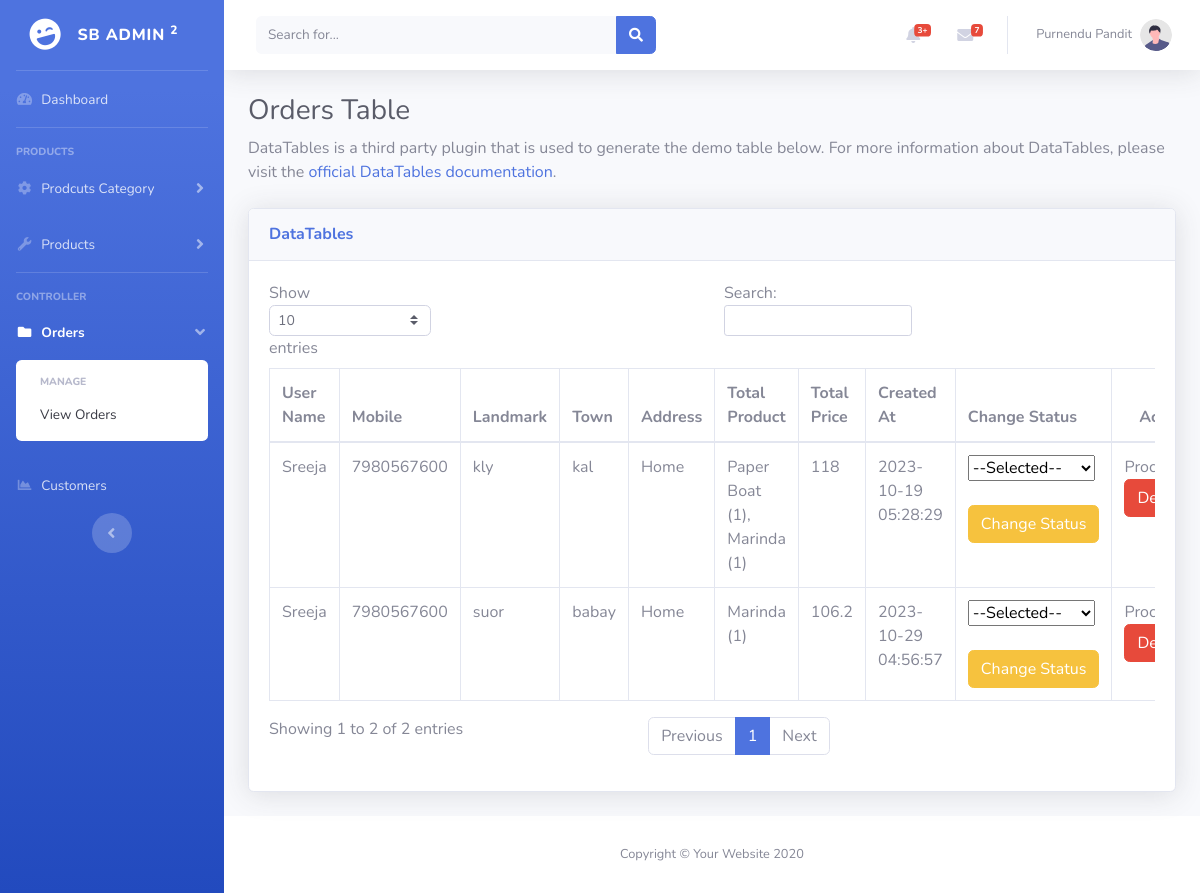
The app's page /admin/order-page.php (signed in) with its own data.
### tables this page shows
CREATE TABLE `orders` (
  `o_id` int(11) NOT NULL,
  `uid` int(11) NOT NULL,
  `u_name` varchar(255) NOT NULL,
  `mobile` varchar(255) NOT NULL,
  `landmark` varchar(255) NOT NULL,
  `town` varchar(255) NOT NULL,
  `address` varchar(255) NOT NULL,
  `t_product` varchar(255) NOT NULL,
  `t_price` varchar(255) NOT NULL,
  `status` varchar(11) NOT NULL DEFAULT '1',
  `created_at` timestamp NOT NULL DEFAULT current_timestamp()
);

### admin/order-page.php (the view, shortened to what this page needs)
<?php include_once 'layouts/head.php'; ?>
<body id="page-top">
    <div id="wrapper">
        <?php include_once 'layouts/side_bar.php'; ?>
        <div id="content-wrapper" class="d-flex flex-column">
            <div id="content">
                <?php include_once 'layouts/top_menu.php'; ?>
                <div class="container-fluid">
                    <h1 class="h3 mb-2 text-gray-800">Orders Table</h1>
                    <p class="mb-4">DataTables is a third party plugin that is used to generate the demo table below.
                        For more information about DataTables, please visit the <a target="_blank"
                            href="https://datatables.net">official DataTables documentation</a>.</p>
                    <div class="card shadow mb-4">
                        <div class="card-header py-3">
                            <h6 class="m-0 font-weight-bold text-primary">DataTables</h6>
                        </div>
                        <div class="card-body">
                            <div class="table-responsive">
                                <table class="table table-bordered" id="dataTable" width="100%" cellspacing="0">
                                    <thead>
                                        <tr>
                                            <th>User Name</th>
                                            <th>Mobile</th>
                                            <th>Landmark</th>
                                            <th>Town</th>
                                            <th>Address</th>
                                            <th>Total Product</th>
                                            <th>Total Price</th>
                                            <th>Created At</th>
                                            <th>Change Status</th>
                                            <th class="text-center" colspand="2">Action</th>
                                        </tr>
                                    </thead>
                                    <tbody>
                                        <?php
                                            include '../Database/db.php';
                                            $sel = "SELECT * FROM orders";
                                            $res = $db -> query($sel);
                                            while($dt = $res -> fetch_assoc()){
                                        ?>
                                            <tr>
                                                <td><?php echo $dt['u_name']; ?></td>
                                                <td><?php echo $dt['mobile']; ?></td>
                                                <td><?php echo $dt['landmark']; ?></td>
                                                <td><?php echo $dt['town']; ?></td>
                                                <td><?php echo $dt['address']; ?></td>
                                                <td><?php echo $dt['t_product']; ?></td>
                                                <td><?php echo $dt['t_price']; ?></td>
                                                <td><?php echo $dt['created_at']; ?></td>
                                                <td>
                                                    <form action="products_controller.php" method="post">
                                                        <select name="order_status" id="">
                                                            <option value="" selected>--Selected--</option>
                                                        </select>
                                                        <br>
                                                        <br>
                                                        <input class="btn btn-warning" type="submit" value="Change Status" name="Change_Status">
                                                    </form>
                                                </td>
                                                <td>
                                                <?php
                                                    if($dt['status']==0){
                                                        echo "Pending";
                                                    }
                                                    else if($dt['status']==1){
                                                        echo "Processing";
                                                    }
                                                ?>
                                                   <a class="btn btn-danger" href="order_delete.php?id=<?php echo $dt['o_id'];?> " onclick="return confirm('Want To Cancel Order?')">Delete</a>
                                                </td>
                                            </tr>
                                        <?php } ?>
                                    </tbody>
                                </table>
                            </div>
                        </div>
                    </div>
                </div>
            </div>
            <?php include_once 'layouts/footer.php'; ?>
        </div>
    </div>
</body>
</html>

### records on screen
orders: u_name "Sreeja", mobile "7980567600", landmark "kly", town "kal", address "Home", t_product "Paper Boat (1), Marinda (1)", t_price "118", created_at "2023-10-19 05:28:29", status "Processing"
orders: u_name "Sreeja", mobile "7980567600", landmark "suor", town "babay", address "Home", t_product "Marinda (1)", t_price "106.2", created_at "2023-10-29 04:56:57", status "Processing"

### other values on screen
$_SESSION['name'] "Purnendu Pandit"
